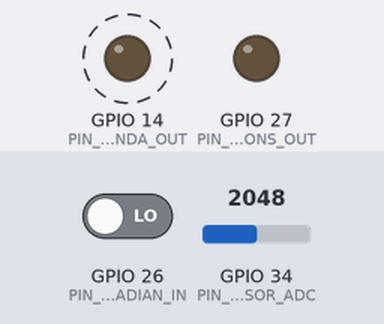
The sketch below on a simulated ESP32. On the bench: output pins drawn as LEDs (lit = HIGH). Dashed ring = blinking. The test bench sets the inputs (shaded band); at power-on: GPIO 26 (PIN_KEJADIAN_IN) LOW, GPIO 34 (PIN_SENSOR_ADC) = 2048 (analog values on the 0–4095 scale). WiFi joins after 1.5 s; servers stay silent unless stated; no MQTT or app messages arrive unless stated; what the sketch prints to the serial monitor is not drawn.

Above: at 2.7 s.
2.8 s: GPIO 26 (PIN_KEJADIAN_IN) driven HIGH
At 6.2 s:
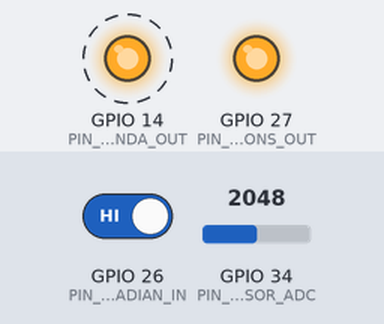
6.9 s: GPIO 26 (PIN_KEJADIAN_IN) driven LOW
At 8.3 s:
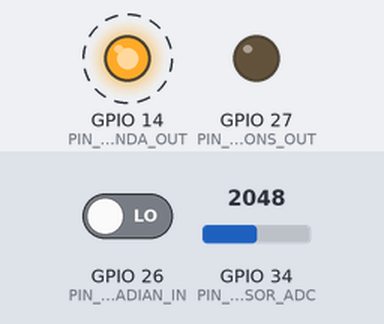
Timing chart, 0 to 17.0 s (numbered marks = the images above; inputs shaded):
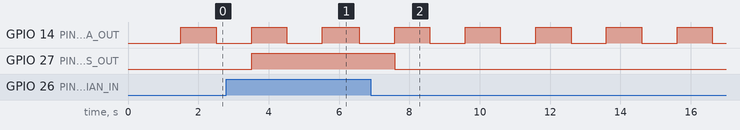

Measured:
- after the input at 2.8 s, GPIO 27 (PIN_RESPONS_OUT): LOW → HIGH after 0.72 s
- after the input at 6.9 s, GPIO 27 (PIN_RESPONS_OUT): HIGH → LOW after 0.68 s
- by itself, GPIO 14 (PIN_PENANDA_OUT): alternates HIGH for 1.0 s and LOW for 1.0 s

The sketch:

dut_A_blocking.ino
```cpp
/*
 * DESAIN A - BLOCKING
 * Semua tugas dijalankan berurutan di loop() lalu menunggu dengan delay().
 * Selama delay() berjalan, kejadian tidak diperiksa.
 * Konfigurasi skenario ada di umum.h.
 */
#include "umum.h"

static uint32_t hitungLoop = 0;
static uint32_t tLapor = 0;

void setup() {
  Serial.begin(115200);
  siapkanPin();
  siapkanJaringan();
  Serial.printf("# DUT DESAIN A (blocking), SKENARIO S%d\n", SKENARIO);
}

void loop() {
  int nilai = bacaSensor();

  // kirim setiap (PERIODE_KIRIM / PERIODE_SENSOR) putaran, gaya khas kode blocking
  hitungLoop++;
  if (hitungLoop % (PERIODE_KIRIM_MS / PERIODE_SENSOR_MS) == 0) {
    kirimMqtt(nilai);
  }
  jagaMqtt();

  cekKejadian();

  if (millis() - tLapor >= PERIODE_LAPOR_MS) { tLapor = millis(); laporMemori(); }

  delay(PERIODE_SENSOR_MS);
}
```

umum.h
```cpp
/*
 * umum.h - KONFIGURASI DAN FUNGSI BERSAMA UNTUK KETIGA DESAIN DUT.
 * File ini HARUS IDENTIK di folder dut_A_blocking, dut_B_nonblocking, dan dut_C_freertos.
 * Setelah mengubah satu salinan, salin ulang ke dua folder lainnya.
 */
#pragma once
#include <Arduino.h>
#include <WiFi.h>
#include <PubSubClient.h>   // Library Manager: "PubSubClient" oleh Nick O'Leary

// ===================== PILIH SKENARIO SEBELUM UPLOAD =====================
#define SKENARIO 2         // 1 = S1, 2 = S2, 3 = S3  (lihat Tabel 2 artikel)
// =========================================================================

// ---- Jaringan (diisi sesuai Wi-Fi dan alamat IP laptop yang menjalankan Mosquitto) ----
const char*    WIFI_SSID  = "YOUR_SSID";
const char*    WIFI_PASS  = "YOUR_PASSWORD";
const char*    MQTT_HOST  = "YOUR_BROKER_IP";   // IP laptop (cek dengan ipconfig / ip addr)
const uint16_t MQTT_PORT  = 1883;
const char*    MQTT_TOPIK = "joti/dut/sensor";

#if SKENARIO == 1
const bool     JARINGAN_AKTIF    = false;
const uint32_t PERIODE_SENSOR_MS = 1000;
#elif SKENARIO == 2
const bool     JARINGAN_AKTIF    = true;
const uint32_t PERIODE_SENSOR_MS = 1000;
#elif SKENARIO == 3
const bool     JARINGAN_AKTIF    = true;
const uint32_t PERIODE_SENSOR_MS = 100;
#else
#error "SKENARIO harus 1, 2, atau 3"
#endif
const uint32_t PERIODE_KIRIM_MS  = 5000;      // tugas jaringan
const uint32_t PERIODE_LAPOR_MS  = 30000;     // laporan memori ke Serial

// ---- Pin DUT ----
const int PIN_KEJADIAN_IN  = 26;   // dari penguji GPIO25
const int PIN_RESPONS_OUT  = 27;   // ke penguji GPIO33
const int PIN_PENANDA_OUT  = 14;   // ke penguji GPIO35 (berubah tiap pembacaan sensor)
const int PIN_SENSOR_ADC   = 34;   // potensiometer / LDR (ADC1, aman dipakai bersama Wi-Fi)
const int JUMLAH_SAMPEL    = 32;   // pembacaan ADC dirata-rata

WiFiClient   klienWifi;
PubSubClient mqtt(klienWifi);

static bool statusPenanda = false;
static bool sudahRespons  = false;

void siapkanPin() {
  pinMode(PIN_KEJADIAN_IN, INPUT_PULLDOWN);
  pinMode(PIN_RESPONS_OUT, OUTPUT);
  digitalWrite(PIN_RESPONS_OUT, LOW);
  pinMode(PIN_PENANDA_OUT, OUTPUT);
  digitalWrite(PIN_PENANDA_OUT, LOW);
  analogReadResolution(12);
}

void siapkanJaringan() {
  if (!JARINGAN_AKTIF) {
    WiFi.mode(WIFI_OFF);
    return;
  }
  WiFi.mode(WIFI_STA);
  WiFi.setSleep(false);              // hemat daya Wi-Fi dimatikan agar kondisi sama di semua desain
  WiFi.begin(WIFI_SSID, WIFI_PASS);
  Serial.print("# Menghubungkan Wi-Fi");
  while (WiFi.status() != WL_CONNECTED) { delay(250); Serial.print("."); }
  Serial.printf("\n# Wi-Fi OK, IP DUT: %s\n", WiFi.localIP().toString().c_str());
  mqtt.setServer(MQTT_HOST, MQTT_PORT);
}

// Tugas periodik: membaca sensor. Pin penanda dibalik di AWAL pembacaan,
// sehingga penguji dapat mengukur selang antar-eksekusi (jitter).
int bacaSensor() {
  statusPenanda = !statusPenanda;
  digitalWrite(PIN_PENANDA_OUT, statusPenanda);
  uint32_t jumlah = 0;
  for (int k = 0; k < JUMLAH_SAMPEL; k++) jumlah += analogRead(PIN_SENSOR_ADC);
  return (int)(jumlah / JUMLAH_SAMPEL);
}

// Tugas jaringan: kirim nilai ke broker MQTT (menyambung ulang bila terputus).
void kirimMqtt(int nilai) {
  if (!JARINGAN_AKTIF) return;
  if (!mqtt.connected()) {
    mqtt.connect("joti-dut-esp32");
  }
  char pesan[48];
  snprintf(pesan, sizeof(pesan), "{\"t\":%lu,\"nilai\":%d}", millis(), nilai);
  mqtt.publish(MQTT_TOPIK, pesan);
}

void jagaMqtt() {
  if (JARINGAN_AKTIF) mqtt.loop();
}

// Tugas kejadian: respons = keluaran HIGH ketika masukan HIGH terdeteksi,
// kembali LOW setelah masukan terlihat LOW lagi.
void cekKejadian() {
  bool masuk = digitalRead(PIN_KEJADIAN_IN);
  if (masuk && !sudahRespons) {
    digitalWrite(PIN_RESPONS_OUT, HIGH);
    sudahRespons = true;
  } else if (!masuk && sudahRespons) {
    digitalWrite(PIN_RESPONS_OUT, LOW);
    sudahRespons = false;
  }
}

// Laporan memori: R,millis,sisa_heap,sisa_heap_minimum
void laporMemori() {
  Serial.printf("R,%lu,%u,%u\n", millis(), ESP.getFreeHeap(), ESP.getMinFreeHeap());
}
```
